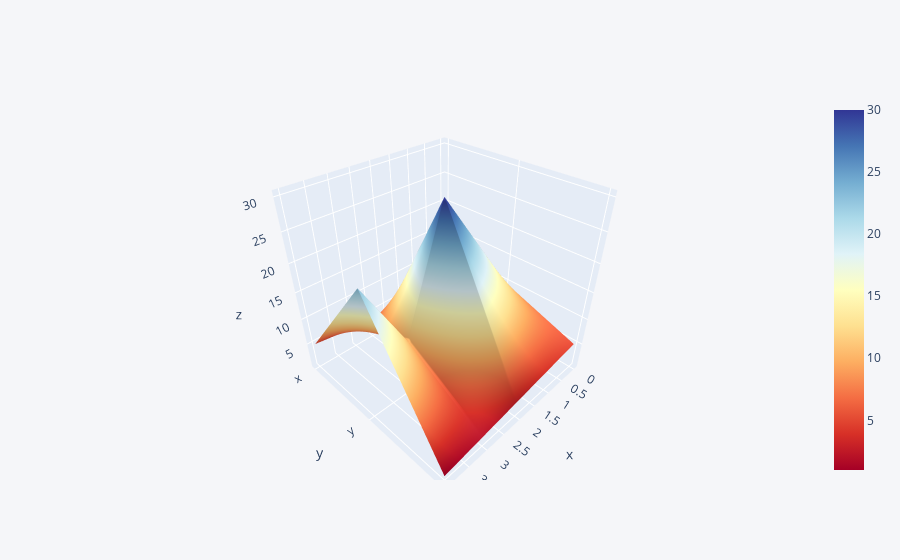

The cell this chart's notebook holds for it:
### Code cell
df3.iplot(kind='surface', colorscale='rdylbu')

### Figure 1 — Plotly figure (JSON) as saved in the notebook; plotly's stock layout.template omitted (floating-point values rounded to 4 significant figures)
{"data": [{"colorscale": [[0, "rgb(165,0,38)"], [0.1, "rgb(215,48,39)"], [0.2, "rgb(244,109,67)"], [0.3, "rgb(253,174,97)"], [0.4, "rgb(254,224,144)"], [0.5, "rgb(255,255,191)"], [0.6, "rgb(224,243,248)"], [0.7, "rgb(171,217,233)"], [0.8, "rgb(116,173,209)"], [0.9, "rgb(69,117,180)"], [1, "rgb(49,54,149)"]], "type": "surface", "x": [0, 1, 2, 3, 4], "y": ["x", "y", "z"], "z": [[1, 2, 3, 4, 5], [10, 20, 30, 10, 23], [5, 4, 3, 2, 1]]}], "layout": {"legend": {"bgcolor": "#F5F6F9", "font": {"color": "#4D5663"}}, "paper_bgcolor": "#F5F6F9", "plot_bgcolor": "#F5F6F9", "title": {"font": {"color": "#4D5663"}}, "xaxis": {"gridcolor": "#E1E5ED", "showgrid": true, "tickfont": {"color": "#4D5663"}, "title": {"font": {"color": "#4D5663"}, "text": ""}, "zerolinecolor": "#E1E5ED"}, "yaxis": {"gridcolor": "#E1E5ED", "showgrid": true, "tickfont": {"color": "#4D5663"}, "title": {"font": {"color": "#4D5663"}, "text": ""}, "zerolinecolor": "#E1E5ED"}}}
